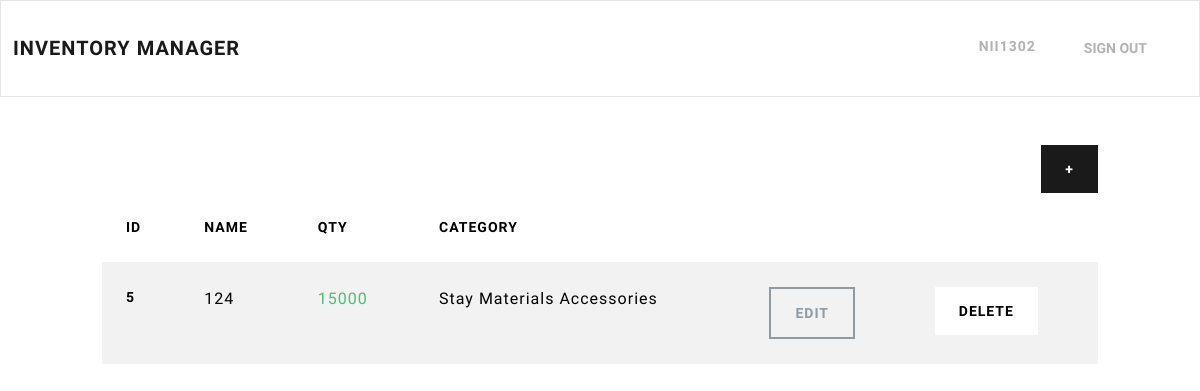
Page /dashboard/ (signed in) on the earlier database version.
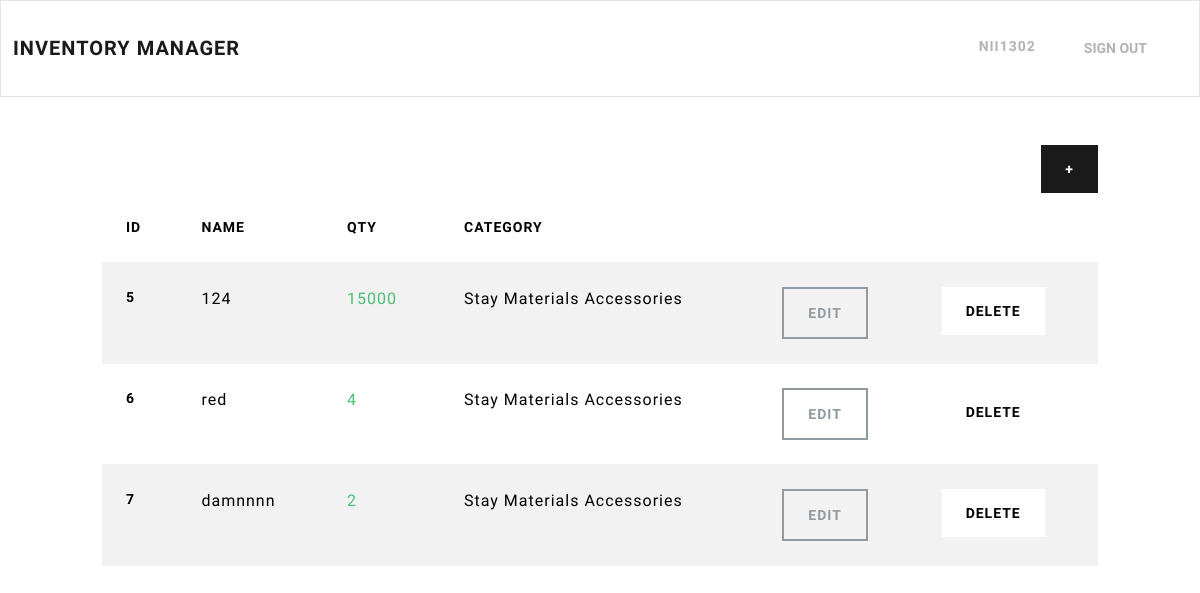
Same page on the later database version.
### Inventory/models.py (models this page shows, shortened)
class InventoryItem(models.Model):
    name = models.CharField(max_length=200)
    quantity = models.IntegerField()
    category = models.ForeignKey('Category', on_delete=models.SET_NULL, blank=True, null=True)
    code = models.CharField(max_length=200)
    unit = models.ForeignKey('Unit', on_delete=models.CASCADE)
    date_created = models.DateTimeField(auto_now_add=True)
    user = models.ForeignKey(User, on_delete=models.CASCADE)  # Tracks who added the item
    group = models.ForeignKey(Group, on_delete=models.CASCADE, null=True, blank=True)  # Tracks which group the item belongs to

class Category(models.Model):
    name = models.CharField(max_length=200)
    class Meta:
        verbose_name_plural = 'categories'

### Inventory/views.py (the view)
# urls.py: path('dashboard/', Dashboard.as_view(), name='dashboard'),
class Dashboard(LoginRequiredMixin, PermissionRequiredMixin, View):
    permission_required = 'Inventory.view_inventoryitem'
    def get(self, request):
        user = request.user
        if user.is_superuser:
            items = InventoryItem.objects.all()
        else:
            items = InventoryItem.objects.filter(group__in=user.groups.all())
        return render(request, 'Inventory/dashboard.html', {'items': items})

### Inventory/templates/Inventory/dashboard.html (shortened to what this page needs)
{% extends 'Inventory/base.html' %}
{% block content %}
	<div class="row">
		<div class="col-md-10 col-12 mx-auto mt-5">
			<div class="d-flex justify-content-end">
				<a href="{% url 'add-item' %}" class="btn btn-primary">+</a>
			</div>
			<table class="table table-hover table-striped">
				<thead>
					<tr>
						<th scope="col">ID</th>
						<th scope="col">Name</th>
						<th scope="col">Qty</th>
						<th scope="col">Category</th>
						<th scope="col"></th>
						<th scope="col"></th>
					</tr>
				</thead>
				<tbody>
					{% for item in items %}
					<tr>
						<th scope="row">{{ item.id }}</th>
						<td>{{ item.name }}</td>
						{% if item.id in low_inventory_ids %}
							<td class="text-danger">{{ item.quantity }}</td>
						{% else %}
							<td class="text-success">{{ item.quantity }}</td>
						{% endif %}
						<td>{{ item.category.name }}</td>
						<td><a href="{% url 'edit-item' item.id %}" class="btn btn-outline-secondary">Edit</a></td>
						<td><a href="{% url 'delete-item' item.id %}" class="btn btn-secondary">Delete</a></td>
					</tr>
					{% endfor %}
				</tbody>
			</table>
		</div>
	</div>
{% endblock content %}

Differences in the rows shown:
added InventoryItem: id "6", name "red", quantity "4", category.name "Stay Materials Accessories"
added InventoryItem: id "7", name "damnnnn", quantity "2", category.name "Stay Materials Accessories"
